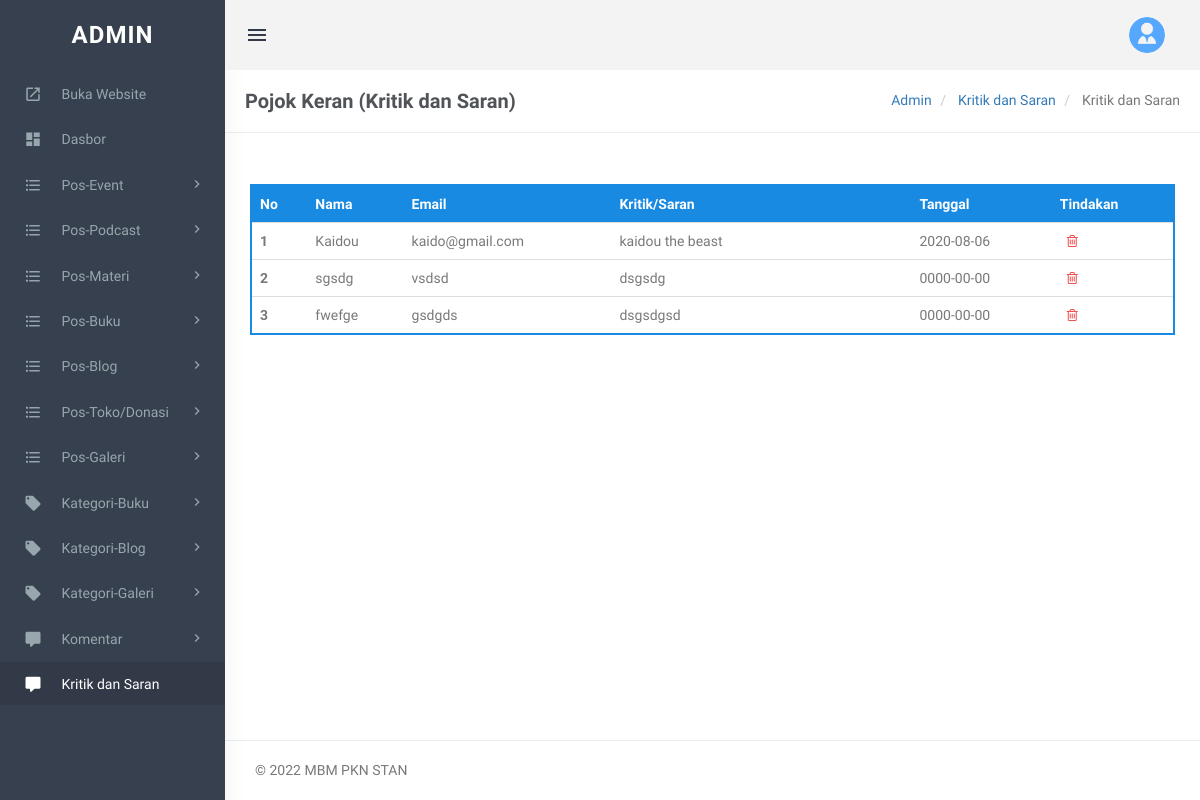
The page /masuk-admin/manage-comments-keran.php (signed in) on the database its author committed.
### tables this page shows
CREATE TABLE `tblcomments_keran` (
  `id` int(11) NOT NULL,
  `name` varchar(255) NOT NULL,
  `email` varchar(255) NOT NULL,
  `comment` varchar(255) NOT NULL,
  `postingDate` date NOT NULL
);

### masuk-admin/manage-comments-keran.php (the view, shortened to what this page needs)
<?php
include('includes/config.php');
if(strlen($_SESSION['login'])==0)
  {
header('location:index.php');
}
else{
?>
<!DOCTYPE html>
<html lang="en">
    <head>
        <link href="assets/css/bootstrap.min.css" rel="stylesheet" type="text/css" />
        <link href="assets/css/core.css" rel="stylesheet" type="text/css" />
        <link href="assets/css/components.css" rel="stylesheet" type="text/css" />
        <link href="assets/css/icons.css" rel="stylesheet" type="text/css" />
        <link href="assets/css/pages.css" rel="stylesheet" type="text/css" />
        <link href="assets/css/menu.css" rel="stylesheet" type="text/css" />
        <link href="assets/css/responsive.css" rel="stylesheet" type="text/css" />
		<link rel="stylesheet" href="../plugins/switchery/switchery.min.css">
    </head>
    <body class="fixed-left">
        <div id="wrapper">
<?php include('includes/topheader.php');?>
<?php include('includes/leftsidebar.php');?>
            <div class="content-page">
                <div class="content">
                    <div class="container">
                        <div class="row">
							<div class="col-xs-12">
								<div class="page-title-box">
                                    <h4 class="page-title">Pojok Keran (Kritik dan Saran)</h4>
                                    <ol class="breadcrumb p-0 m-0">
                                        <li>
                                            <a href="#">Admin</a>
                                        </li>
                                        <li>
                                            <a href="#">Kritik dan Saran</a>
                                        </li>
                                        <li class="active">
                                          Kritik dan Saran
                                        </li>
                                    </ol>
                                    <div class="clearfix"></div>
                                </div>
							</div>
						</div>
<div class="row">
<div class="col-sm-6">
</div>
                                    <div class="row">
										<div class="col-md-12">
											<div class="demo-box m-t-20">
												<div class="table-responsive">
                                                    <table class="table m-0 table-colored-bordered table-bordered-primary">
                                                        <thead>
                                                            <tr>
                                                                <th>No</th>
                                                                <th>Nama</th>
                                                                <th>Email</th>
                                                                <th width="300">Kritik/Saran</th>
                                                                <th>Tanggal</th>
                                                                <th>Tindakan</th>
                                                            </tr>
                                                        </thead>
                                                        <tbody>
<?php
$query=mysqli_query($con,"Select tblcomments_keran.id,  tblcomments_keran.name,tblcomments_keran.email,tblcomments_keran.comment,tblcomments_keran.postingDate from  tblcomments_keran");
$cnt=1;
while($row=mysqli_fetch_array($query))
{
?>
 <tr>
<th scope="row"><?php echo htmlentities($cnt);?></th>
<td><?php echo htmlentities($row['name']);?></td>
<td><?php echo htmlentities($row['email']);?></td>
<td><?php echo htmlentities($row['comment']);?></td>
<td><?php echo htmlentities($row['postingDate']);?></td>
<td>
	&nbsp;<a href="manage-comments-keran.php?rid=<?php echo htmlentities($row['id']);?>&&action=del"> <i class="fa fa-trash-o" style="color: #f05050"></i></a> </td>
</tr>
<?php
$cnt++;
 } ?>
</tbody>
                                                    </table>
                                                </div>
											</div>
										</div>
									</div>
<div class="row">
<div class="col-md-12">
<div class="demo-box m-t-20">
											</div>
										</div>
									</div>
                    </div>
                </div>
<?php include('includes/footer.php');?>
            </div>
        </div>
    </body>
</html>
<?php } ?>

### masuk-admin/assets/css/core.css (style rules this page uses)
body { font-family: 'Varela Round', sans-serif; margin: 0; padding-bottom: 60px; overflow-x: hidden; color: #797979; }
html { position: relative; min-height: 100%; }
.h1, .h2, .h3, .h4, .h5, .h6, h1, h2, h3, h4, h5, h6 { color: #505458; font-family: 'Hind Madurai', sans-serif; margin: 10px 0; }
* { outline: none !important; }
.container { width: auto; }
#wrapper { height: 100%; overflow: hidden; width: 100%; }
.p-0 { padding: 0 !important; }
.m-0 { margin: 0 !important; }
.m-t-20 { margin-top: 20px !important; }
.row { margin-right: -10px; margin-left: -10px; }
.col-lg-1, .col-lg-10, .col-lg-11, .col-lg-12, .col-lg-2, .col-lg-3, .col-lg-4, .col-lg-5, .col-lg-6, .col-lg-7, .col-lg-8, .col-lg-9, .col-md-1, .col-md-10, .col-md-11, .col-md-12, .col-md-2, .col-md-3, .col-md-4, .col-md-5, .col-md-6, .col-md-7, .col-md-8, .col-md-9, .col-sm-1, .col-sm-10, .col-sm-11, .col-sm-12, .col-sm-2, .col-sm-3, .col-sm-4, .col-sm-5, .col-sm-6, .col-sm-7, .col-sm-8, .col-sm-9, .col-xs-1, .col-xs-10, .col-xs-11, .col-xs-12, .col-xs-2, .col-xs-3, .col-xs-4, .col-xs-5, .col-xs-6, .col-xs-7, .col-xs-8, .col-xs-9 { padding-left: 10px; padding-right: 10px; }
.breadcrumb { background-color: transparent; margin-bottom: 15px; padding-top: 10px; padding-left: 0; }
.demo-box { padding: 10px 15px; }

### masuk-admin/assets/css/menu.css (style rules this page uses)
.content-page { margin-left: 225px; overflow: hidden; }
.content-page .content { padding: 0 5px 10px 5px; margin-top: 70px; }
.page-title { font-size: 20px; margin-bottom: 0; margin-top: 0; font-weight: 600; }
.page-title-box { padding: 20px; border-bottom: 1px solid #eee; margin: 0 -20px 20px -20px; }
.page-title-box .page-title { margin-bottom: 0; float: left; }
.page-title-box .breadcrumb { float: right; background-color: transparent !important; }

### rows shown on the page
tblcomments_keran: name "Kaidou", email "kaido@gmail.com", comment "kaidou the beast", postingDate "2020-08-06"
tblcomments_keran: name "sgsdg", email "vsdsd", comment "dsgsdg", postingDate "0000-00-00"
tblcomments_keran: name "fwefge", email "gsdgds", comment "dsgsdgsd", postingDate "0000-00-00"
